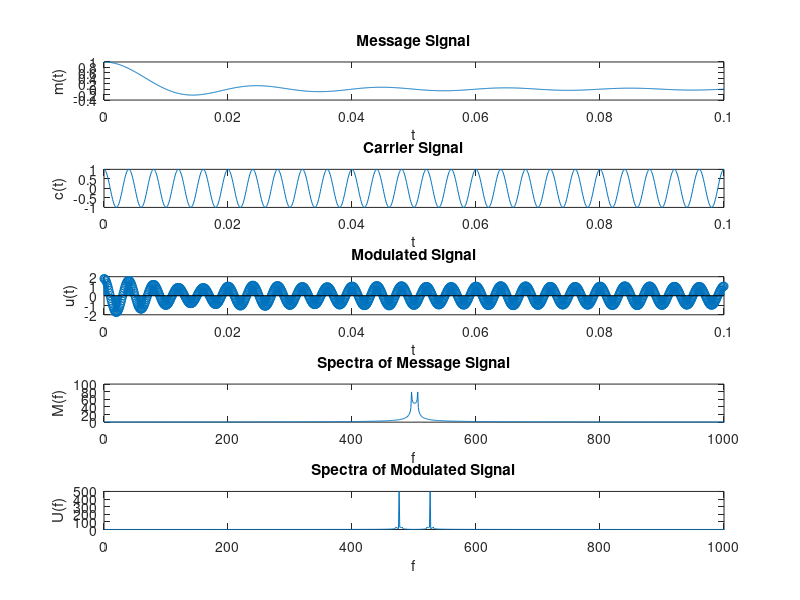

This figure's MATLAB source:
clear all;
fc = 250;
ts = 0.0001;
a = 0.80;
t=0:ts:0.1;

figure(3);

Sm = sinc(100*t); %message signal
subplot(5,1,1); 
plot(t,Sm);
title('Message Signal')
xlabel('t');
ylabel('m(t)');

Sc = cos(2*pi*fc*t); %carrier signal
subplot(5,1,2);
plot(t,Sc);
title('Carrier Signal')
xlabel('t');
ylabel('c(t)');

Su = (1+a*Sm).*cos(2*pi*fc*t); %modulated signal
subplot(5,1,3);
stem(t,Su);
title('Modulated Signal')
xlabel('t');
ylabel('u(t)');

Sfm = fft(Sm); %spectra of message signal
Sfm = fftshift(Sfm);
subplot(5,1,4);
plot(abs(Sfm));
title('Spectra of Message Signal')
xlabel('f');
ylabel('M(f)');
axis([0, 1000, 0, 100]);

Sfu = fft(Su); %spectra of modulated signal
Sfu = fftshift(Sfu);
subplot(5,1,5);
plot(abs(Sfu));
title('Spectra of Modulated Signal')
xlabel('f');
ylabel('U(f)');
axis([0, 1000, 0, 500]);
